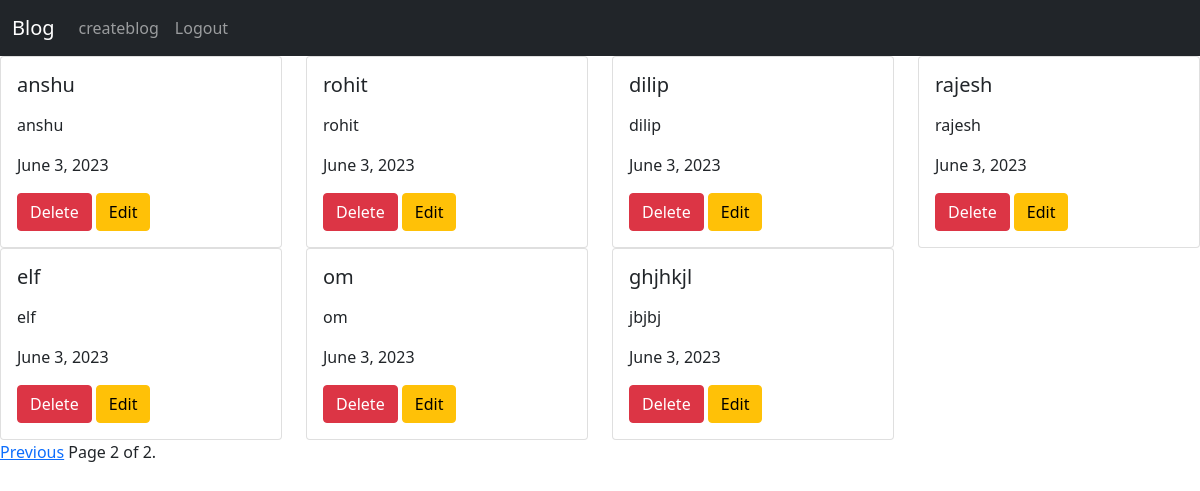
The page /blog?page=2 (signed in) on the database its author committed.
### app/models.py (models this page shows, shortened)
class Blog(models.Model):
    title = models.CharField(max_length=100)
    text = models.TextField(max_length=300)
    discription = models.TextField(max_length=100,null=False,default='')
    date = models.DateField(default=datetime.date.today)

### app/views.py (the view)
# urls.py: path('blog',blog.as_view(),name='blog'),
class blog(View):
    @method_decorator(auth_middleware)
    def get(self,request):
        user_blog = Blog.objects.all()
        paginator = Paginator(user_blog,8)#pagination limit
        page_number = request.GET.get("page")
        page_obj = paginator.get_page(page_number)
        context={
                'page_obj':page_obj
        }
        return render(request,'blog.html',context)

### app/templates/blog.html (shortened to what this page needs)
{% extends "base.html" %}
{% block content %}
<div class="row">
       {% for x in page_obj  %}
       <div class="col-md-3">
            <div class="card" >
                <div class="card-body">
                <h5 class="card-title">{{x.title}}</h5>
                <p class="card-text">{{x.text}}</p>
                <p class="card-text">{{x.date}}</p>
                <a class="btn btn-danger" href="/delete/{{x.id}}">Delete</a>
                <a href="update/{{x.id}}" class="btn btn-warning">Edit</a>
              </div>
        </div>
       </div>
       {% endfor %}
       <div>
  <span>
    {% if page_obj.has_previous %}
      <a  href="?page={{ page_obj.previous_page_number }}">Previous</a>
    {% endif %}
    <span>
      Page {{ page_obj.number }} of {{ page_obj.paginator.num_pages }}.
    </span>
  </span>
</div>
</div>
{% endblock content %}

### rows shown on the page
Blog: title "anshu", text "anshu", date "June 3, 2023"
Blog: title "rohit", text "rohit", date "June 3, 2023"
Blog: title "dilip", text "dilip", date "June 3, 2023"
Blog: title "rajesh", text "rajesh", date "June 3, 2023"
Blog: title "elf", text "elf", date "June 3, 2023"
Blog: title "om", text "om", date "June 3, 2023"
Blog: title "ghjhkjl", text "jbjbj", date "June 3, 2023"

### other values the page prints
{{ page_obj.number }} "2"
{{ page_obj.paginator.num_pages }} "2"
